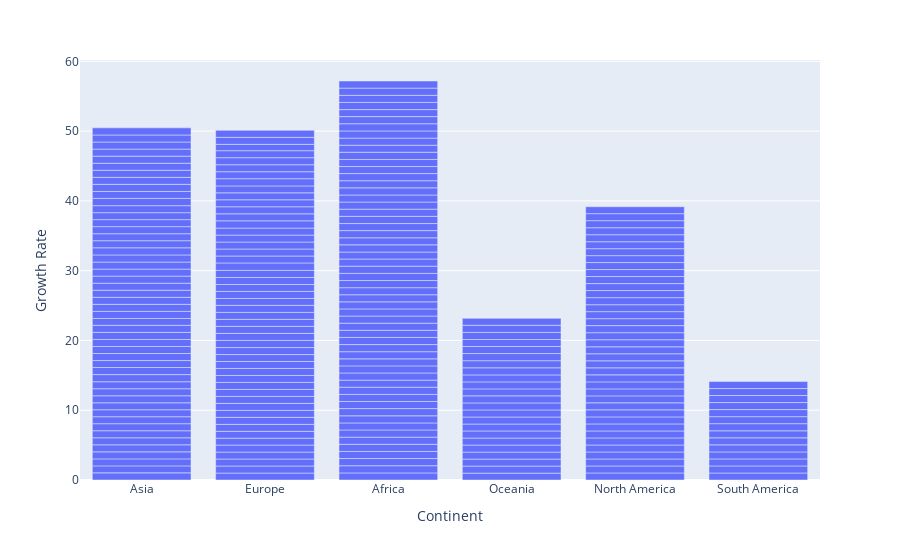

Here is the notebook cell this chart was saved with:
### Code cell
import plotly.express as px

px.bar(df, x='Continent',y='Growth Rate')

### Figure 1 — Plotly figure (JSON) as saved in the notebook; plotly's stock layout.template omitted (floating-point values rounded to 4 significant figures; data arrays with more than 128 entries replaced by an {"elided": "..."} marker saying what was removed)
{"data": [{"alignmentgroup": "True", "hovertemplate": "Continent=%{x}<br>Growth Rate=%{y}<extra></extra>", "legendgroup": "", "marker": {"color": "#636efa", "pattern": {"shape": ""}}, "name": "", "offsetgroup": "", "orientation": "v", "showlegend": false, "textposition": "auto", "type": "bar", "x": {"elided": "234 str values"}, "xaxis": "x", "y": {"elided": "234 float values"}, "yaxis": "y"}], "layout": {"barmode": "relative", "legend": {"tracegroupgap": 0}, "margin": {"t": 60}, "xaxis": {"anchor": "y", "domain": [0, 1], "title": {"text": "Continent"}}, "yaxis": {"anchor": "x", "domain": [0, 1], "title": {"text": "Growth Rate"}}}}
